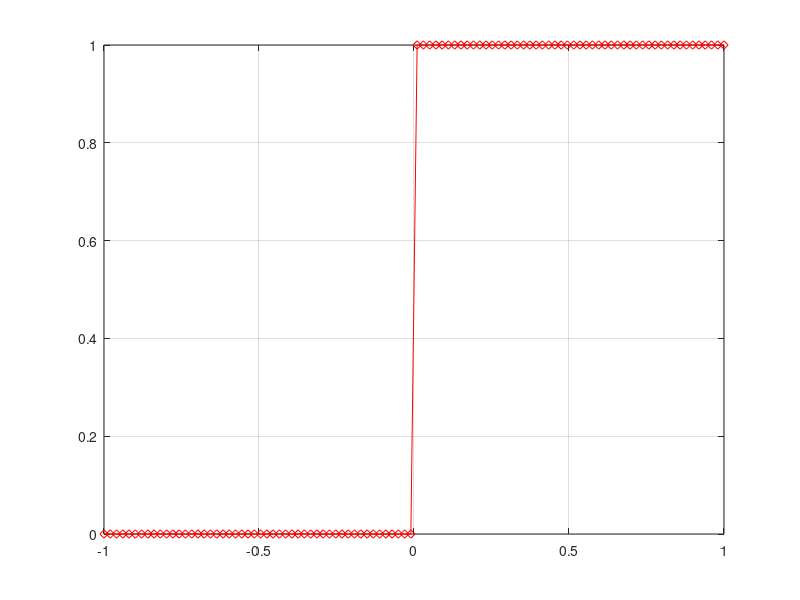

Write MATLAB code to recreate this figure.
x1=linspace(-1,1,100);

for n=1:100
    y=x1(n);
    if y >= 0
        y1(n)=1;
    else
        y1(n)=0;
    end
end
plot(x1,y1,'r-d');
grid on;